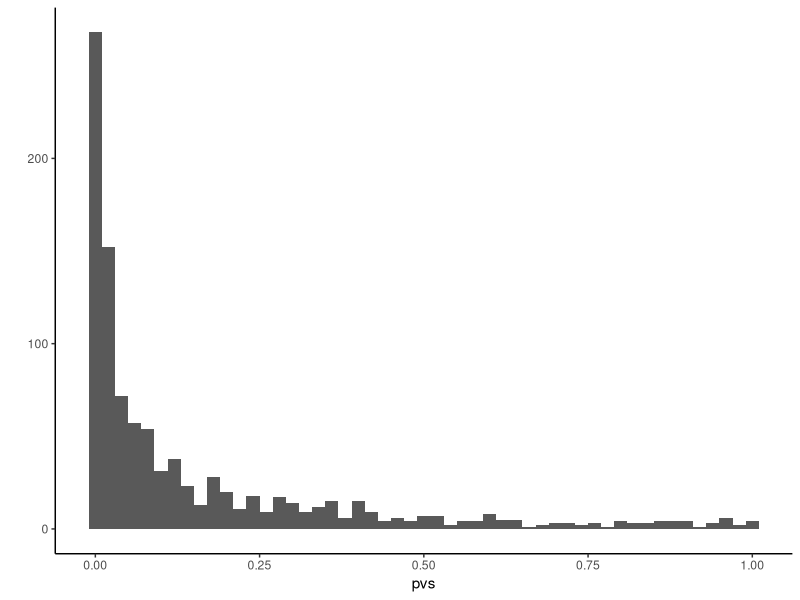

Recreate this plot in R. (Note: this script raises an error after producing the figure.)
## ---- chunk 1
library(tidyverse)
knitr::opts_chunk$set(echo = TRUE, 
                      fig.width = 5,
                      fig.height = 3,
                      out.width = "75%", 
                      fig.align = "center")
options(list(dplyr.summarise.inform = FALSE))
theme_set( theme_classic() )

# automatically create a bib database for R packages

knitr::write_bib(c(
  .packages(), 'bookdown', 'simhelpers', 'knitr', 'rmarkdown', 'purrr'), 'packages.bib')


## ---- chunk 2
library( tidyverse )
options(list(dplyr.summarise.inform = FALSE))
## ---- chunk 3
one_run <- function( N, mn ) {
  vals = rnorm( N, mean = mn )
  tt = t.test( vals )
  tt$p.value
}
## ---- chunk 4
one_run( 100, 5 )
one_run( 10, 0.3 )
one_run( 10, 0.3 )
## ---- chunk 5
set.seed( 30303 )
pvs = replicate( 1000, one_run( 100, 0.2 ) )
qplot( pvs, binwidth=0.02 )
## ---- chunk 6
sum( pvs <= 0.05 ) / 1000
## ---- chunk 7

secret_ingredient <- 3

# blah blah blah

funky <- function(input1, input2, input3) {
  
  # do funky stuff
  ratio <- input1 / (input2 + 4)
  funky_output <- input3 * ratio + secret_ingredient
  
  return(funky_output)  
}

funky(3, 2, 5)
## ---- chunk 8
secret_ingredient <- 100
funky(3, 2, 5)
## ---- chunk 9
secret_ingredient <- "A"
funky(3, 2, 5)
## ---- chunk 10
secret_ingredient <- 3

# blah blah blah

funky <- function(input1, input2, input3, secret_ingredient) {
  
  # do funky stuff
  ratio <- input1 / (input2 + 4)
  funky_output <- input3 * ratio + secret_ingredient
  
  return(funky_output)  
}

funky(3, 2, 5, 3)
## ---- chunk 11
secret_ingredient <- 100
funky(3, 2, 5, 3)

funky(3, 2, 5, 100)
## ---- chunk 12
run_simulation <- function( N, J, mu, sigma, tau ) {
  
}
